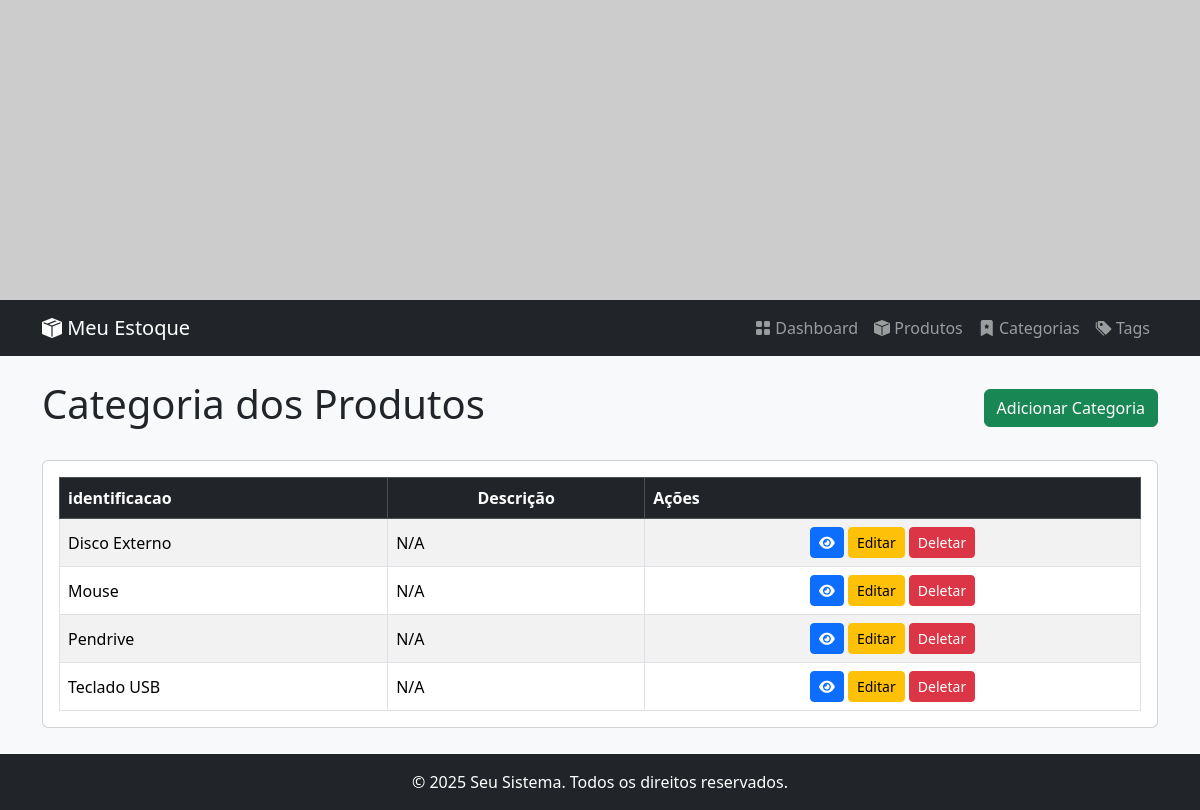
The page /estoque/categoria/ on the database its author committed.
### estoque/models.py (models this page shows, shortened)
class Categoria(models.Model):
    identificacao = models.CharField(max_length=100,
        verbose_name="Identificacao",
        help_text="Informe a identificação da categoria",
        unique=True,
    )
    descricao = models.TextField (
        verbose_name="Descrição",
        help_text="Informe a descrição da categoria",
        default="N/A",
    )
    class Meta:
        verbose_name = "Categoria"
        verbose_name_plural = "Categorias"
    data_criacao = models.DateTimeField(
        verbose_name="Data de criação",
        auto_now_add=True
    )

### estoque/views.py (the view)
# urls.py: path('categoria/', views.CategoriaListView.as_view(), name='categoria_list'),
class CategoriaListView(ListView):
    model = Categoria
    template_name = 'estoque/categoria/categoria_list'
    context_object_name = 'categorias'  # Nome da variável a ser usada no template
    ordering = ['identificacao']  # Opcional: ordena os produtos por nome

### estoque/templates/estoque/categoria_list.html (shortened to what this page needs)
{% extends 'estoque/base.html' %}
{% block content %}
<div class="d-flex justify-content-between align-items-center mb-4">
    <h1>Categoria dos Produtos</h1>
    <a href="" class="btn btn-success">Adicionar Categoria</a>
</div>
<div class="card">
    <div class="card-body">
        <div class="table-responsive">
            <table class="table table-striped table-hover table-bordered mb-0">
                <thead class="table-dark">
                    <tr>
                        <th scope="col">identificacao</th>
                        <th scope="col" class="text-center">Descrição</th>
                        <th scope="col">Ações</th>
                    </tr>
                </thead>
                <tbody>
                    {% for categoria in categorias %}
                    <tr class="align-middle">
                        <td>{{ categoria.identificacao }}</td>
                        <td>{{ categoria.descricao|default:"Sem Categoria" }}</td>
                        <td class="text-center">
                            <a href="{% url 'estoque:categoria_detail' categoria.pk %}"
                            class="btn btn-primary btn-sm" title="Detalhes">
                            <i class="fas fa-eye"></i> </a>
                            <a href=""
                            class="btn btn-warning btn-sm">Editar</a>
                            <a href=""
                            class="btn btn-danger btn-sm">Deletar</a>
                        </td>
                    </tr>
                    {% endfor %}
                </tbody>
            </table>
        </div>
    </div>
</div>
{% endblock %}

### estoque/templates/estoque/base.html (style rules this page uses)
body { background-color: #f8f9fa; }

### rows shown on the page
Categoria: identificacao "Disco Externo", descricao "N/A"
Categoria: identificacao "Mouse", descricao "N/A"
Categoria: identificacao "Pendrive", descricao "N/A"
Categoria: identificacao "Teclado USB", descricao "N/A"
